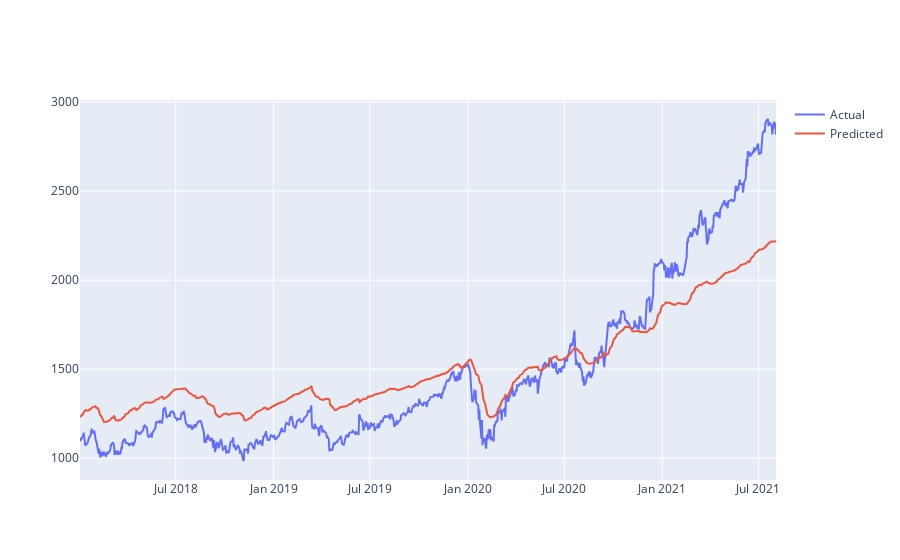

The notebook cell saved with this chart:
### Code cell
# Check the trend in Volume Traded
fig = go.Figure()

fig.add_trace(go.Scatter(x = data.index , y = Actual , mode = 'lines' , name='Actual'))
fig.add_trace(go.Scatter(x = data.index , y = Predictions , mode = 'lines' , name='Predicted'))
fig.show()

### Figure 1 — Plotly figure (JSON) as saved in the notebook; plotly's stock layout.template omitted (floating-point values rounded to 4 significant figures; data arrays with more than 128 entries replaced by an {"elided": "..."} marker saying what was removed)
{"data": [{"mode": "lines", "name": "Actual", "type": "scatter", "x": {"elided": "935 str values"}, "y": {"elided": "903 float values"}}, {"mode": "lines", "name": "Predicted", "type": "scatter", "x": {"elided": "935 str values"}, "y": {"elided": "903 float values"}}], "layout": {}}
